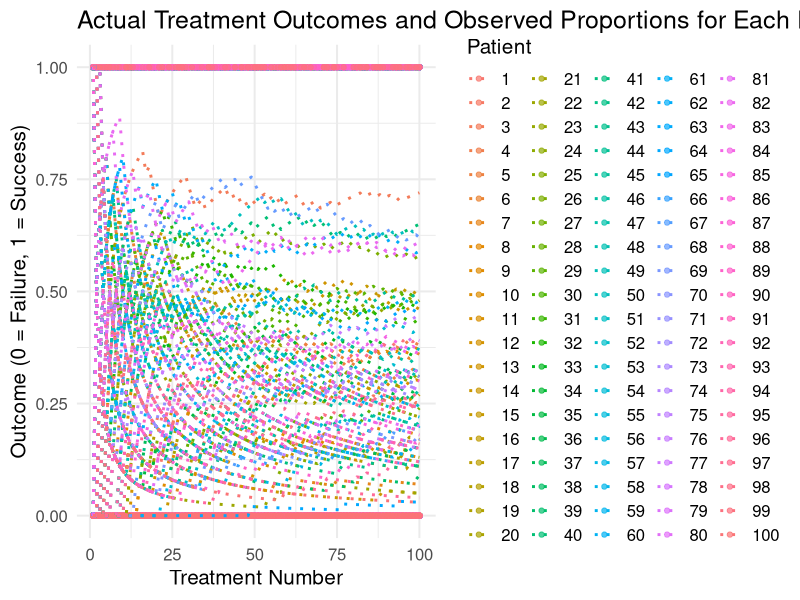
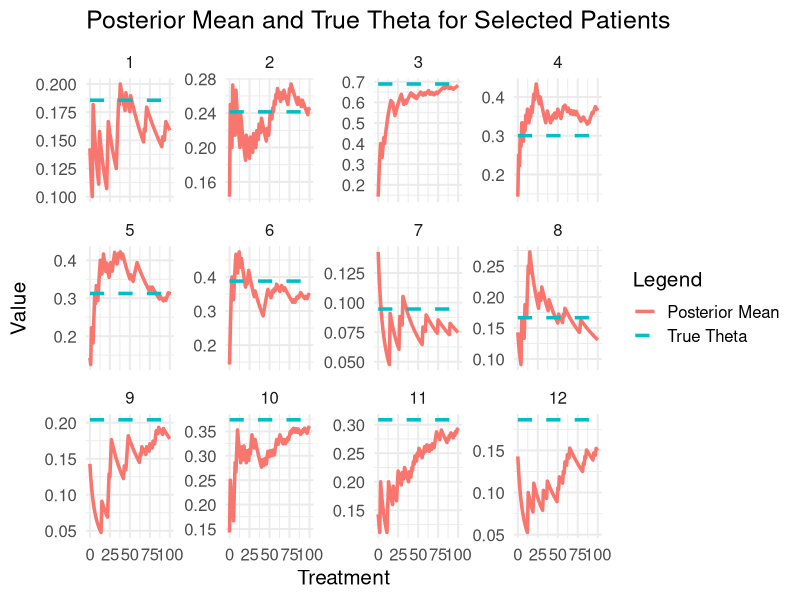
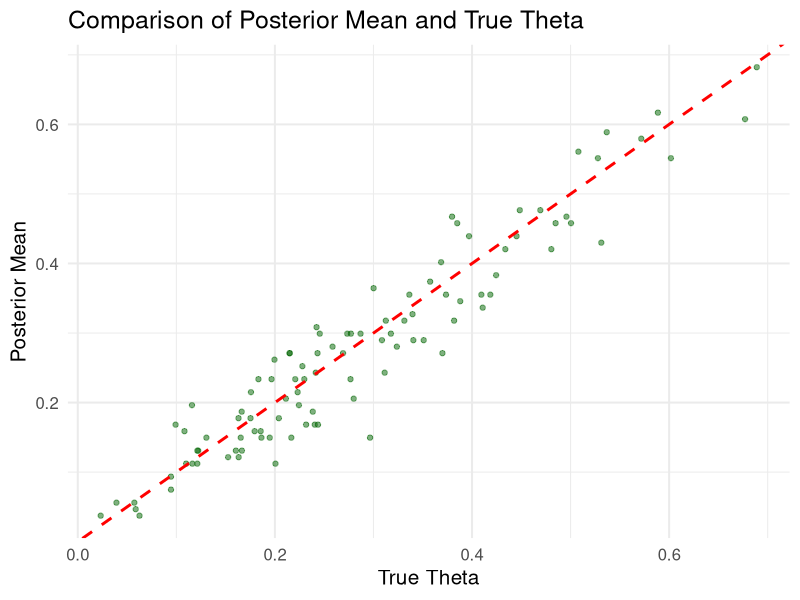
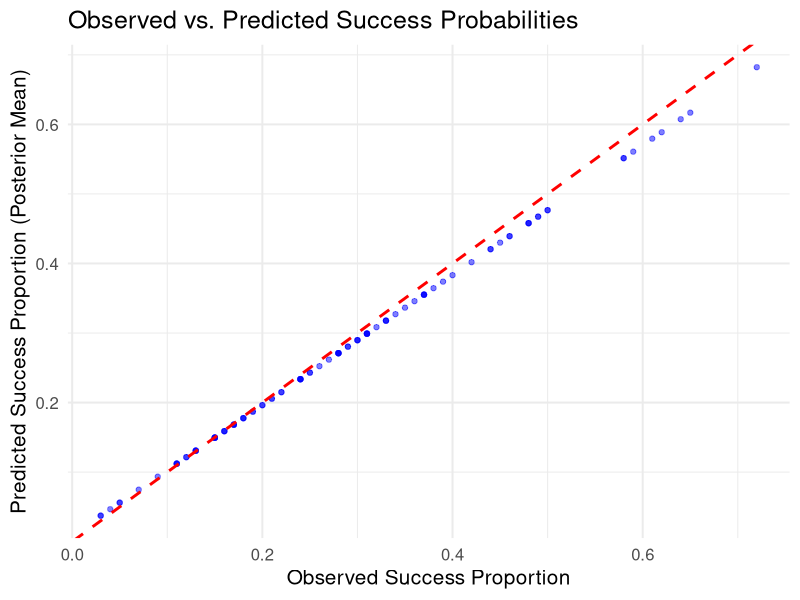
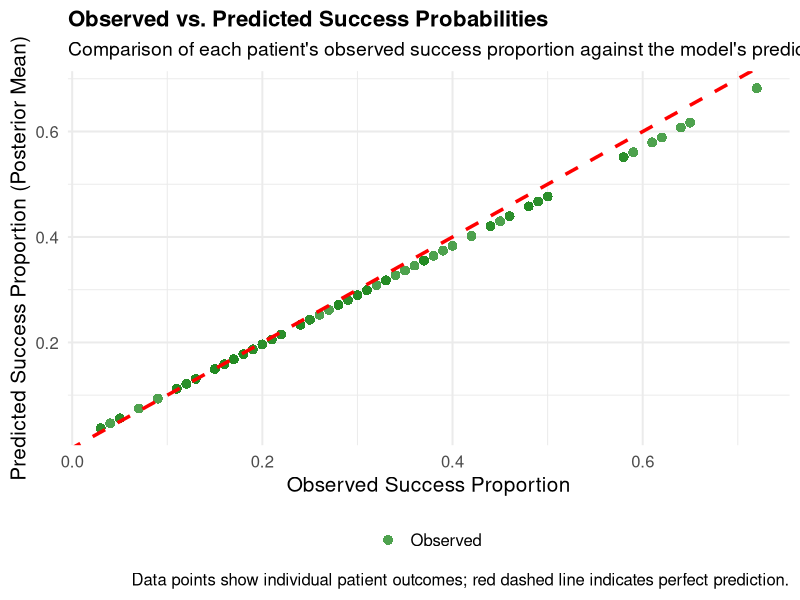

These charts were generated, in order, by the following R code:
# Load necessary libraries
library(MCMCpack)  # For Beta distribution functions
library(ggplot2)   # For plotting
library(dplyr)     # For data manipulation
library(tidyr)     # For data reshaping

# Function to simulate treatment outcomes
simulate_treatment_outcomes <- function(theta, n_treatments) {
  rbinom(n_treatments, 1, theta)
}

# Function to perform Bayesian updating
bayesian_update <- function(prior_alpha, prior_beta, outcome) {
  if (outcome == 1) {
    prior_alpha <- prior_alpha + 1
  } else {
    prior_beta <- prior_beta + 1
  }
  return(c(prior_alpha, prior_beta))
}

# Simulate a dataset
set.seed(123)
n_patients <- 100
n_treatments <- 100  # Increased number of treatments to simulate more pegs
true_theta <- rbeta(n_patients, 2, 5)  # True success probabilities for each patient
treatment_outcomes <- t(sapply(true_theta, simulate_treatment_outcomes, n_treatments = n_treatments))

# Initialize prior parameters for Beta distribution
alpha_0 <- 1
beta_0 <- 6

# Perform Bayesian updating
alpha_post <- matrix(NA, nrow = n_patients, ncol = n_treatments + 1)
beta_post <- matrix(NA, nrow = n_patients, ncol = n_treatments + 1)
alpha_post[, 1] <- alpha_0
beta_post[, 1] <- beta_0

for (i in 1:n_patients) {
  for (t in 1:n_treatments) {
    outcome <- treatment_outcomes[i, t]
    alpha_beta <- bayesian_update(alpha_post[i, t], beta_post[i, t], outcome)
    alpha_post[i, t + 1] <- alpha_beta[1]
    beta_post[i, t + 1] <- alpha_beta[2]
  }
}

posterior_mean <- alpha_post / (alpha_post + beta_post)
results <- list(alpha_post = alpha_post, beta_post = beta_post, posterior_mean = posterior_mean, true_theta = true_theta, treatment_outcomes = treatment_outcomes)

# Create data frame for posterior parameters
df_posterior <- data.frame(
  Patient = rep(1:n_patients, each = n_treatments + 1),
  Treatment = rep(0:n_treatments, times = n_patients),
  Alpha = as.vector(t(results$alpha_post)),
  Beta = as.vector(t(results$beta_post)),
  Posterior_Mean = as.vector(t(results$posterior_mean)),
  True_Theta = rep(results$true_theta, each = n_treatments + 1)
)

# Plot actual dataset outcomes with proportions
df_outcomes <- as.data.frame(results$treatment_outcomes)
df_outcomes <- df_outcomes %>%
  mutate(Patient = row_number()) %>%
  pivot_longer(-Patient, names_to = "Treatment", values_to = "Outcome") %>%
  mutate(Treatment = as.numeric(gsub("V", "", Treatment)))

# Calculate observed proportions
df_outcomes <- df_outcomes %>%
  group_by(Patient) %>%
  mutate(Cumulative_Success = cumsum(Outcome),
         Observed_Proportion = Cumulative_Success / Treatment)

plot_actual_data <- ggplot(df_outcomes, aes(x = Treatment, y = Outcome, group = Patient, color = factor(Patient))) +
 # geom_line(alpha = 0.7) +
  geom_point(alpha = 0.7) +
  geom_line(aes(y = Observed_Proportion), linetype = "dotted", size = 1) +
  labs(title = "Actual Treatment Outcomes and Observed Proportions for Each Patient",
       x = "Treatment Number",
       y = "Outcome (0 = Failure, 1 = Success)",
       color = "Patient") +
  theme_minimal(base_size = 15)
ggsave("actual_data.png", plot = plot_actual_data, width = 10, height = 8)

# Plot posterior mean and true theta for the first few patients
patients_to_plot <- 1:12
df_subset <- df_posterior %>% filter(Patient %in% patients_to_plot)

plot_posterior <- ggplot(df_subset, aes(x = Treatment)) +
  geom_line(aes(y = Posterior_Mean, color = "Posterior Mean"), size = 1.2) +
  geom_line(aes(y = True_Theta, color = "True Theta"), linetype = "dashed", size = 1.2) +
  facet_wrap(~ Patient, scales = "free_y") +
  labs(title = "Posterior Mean and True Theta for Selected Patients",
       y = "Value",
       color = "Legend") +
  theme_minimal(base_size = 15)
ggsave("posterior_mean_true_theta.png", plot = plot_posterior, width = 10, height = 8)

# Plot overall distribution of posterior means vs true theta for the last treatment
df_final <- df_posterior %>% filter(Treatment == n_treatments)

plot_comparison <- ggplot(df_final, aes(x = True_Theta, y = Posterior_Mean)) +
  geom_point(alpha = 0.5, color = "darkgreen") +
  geom_abline(slope = 1, intercept = 0, linetype = "dashed", color = "red", size = 1) +
  labs(title = "Comparison of Posterior Mean and True Theta",
       x = "True Theta",
       y = "Posterior Mean") +
  theme_minimal(base_size = 15)
ggsave("comparison_posterior_true_theta.png", plot = plot_comparison, width = 10, height = 8)

# Create and save summary table for the first few patients
summary_table <- df_posterior %>%
  filter(Patient %in% patients_to_plot, Treatment == n_treatments) %>%
  select(Patient, Alpha, Beta, True_Theta, Posterior_Mean)
write.csv(summary_table, "summary_table.csv", row.names = FALSE)

# Reliability Checking: Calculate mean squared error (MSE) between posterior mean and true theta
mse_results <- data.frame(Dataset = 1, MSE = mean((df_final$Posterior_Mean - df_final$True_Theta)^2))

print(mse_results)
write.csv(mse_results, "mse_results.csv", row.names = FALSE)


##############################

# Accuracy Checking: Plot observed vs. predicted success probabilities

# Calculate observed success proportions
observed_success <- df_outcomes %>%
  group_by(Patient) %>%
  summarize(Observed_Proportion = sum(Outcome) / n_treatments)

# Combine with posterior means for the last treatment
df_accuracy <- df_posterior %>%
  filter(Treatment == n_treatments) %>%
  select(Patient, Posterior_Mean, True_Theta) %>%
  left_join(observed_success, by = "Patient")

# Plot observed vs. predicted success probabilities
plot_accuracy <- ggplot(df_accuracy, aes(x = Observed_Proportion, y = Posterior_Mean)) +
  geom_point(alpha = 0.5, color = "blue") +
  geom_abline(slope = 1, intercept = 0, linetype = "dashed", color = "red", size = 1) +
  labs(title = "Observed vs. Predicted Success Probabilities",
       x = "Observed Success Proportion",
       y = "Predicted Success Proportion (Posterior Mean)") +
  theme_minimal(base_size = 15)
ggsave("accuracy_plot.png", plot = plot_accuracy, width = 10, height = 8)

# Create summary table for model fit
summary_fit <- df_accuracy %>%
  summarize(Mean_Observed_Proportion = mean(Observed_Proportion),
            Mean_Predicted_Proportion = mean(Posterior_Mean),
            Correlation = cor(Observed_Proportion, Posterior_Mean))

write.csv(summary_fit, "summary_fit.csv", row.names = FALSE)

########################

# Load necessary libraries if not already loaded
library(ggplot2)
library(dplyr)
library(tidyr)

# Calculate observed success proportions
observed_success <- df_outcomes %>%
  group_by(Patient) %>%
  summarize(Observed_Proportion = sum(Outcome) / n_treatments, .groups = 'drop')

# Combine with posterior means for the last treatment
df_accuracy <- df_posterior %>%
  filter(Treatment == n_treatments) %>%
  select(Patient, Posterior_Mean, True_Theta) %>%
  left_join(observed_success, by = "Patient")

# Plot observed vs. predicted success probabilities
plot_accuracy <- ggplot(df_accuracy, aes(x = Observed_Proportion, y = Posterior_Mean)) +
  geom_point(alpha = 0.8, color = "forestgreen", size = 3, show.legend = TRUE, aes(shape = "Observed")) + # Increase point size and add shape legend
  geom_abline(slope = 1, intercept = 0, linetype = "dashed", color = "red", size = 1.2, show.legend = TRUE) + # Adjust line width and add to legend
  labs(title = "Observed vs. Predicted Success Probabilities",
       subtitle = "Comparison of each patient's observed success proportion against the model's predictions.",
       x = "Observed Success Proportion",
       y = "Predicted Success Proportion (Posterior Mean)",
       caption = "Data points show individual patient outcomes; red dashed line indicates perfect prediction.") +
  theme_minimal(base_size = 15) +
  theme(legend.title = element_blank(), # Removing the legend title
        legend.position = "bottom", # Move legend to bottom
        plot.title = element_text(size = 16, face = "bold"), # Enhance title
        plot.subtitle = element_text(size = 14), # Enhance subtitle
        plot.caption = element_text(size = 12)) +
  scale_shape_manual(values = 16) # Adjust shape to solid circles

# Save the plot
ggsave("accuracy_plot.png", plot = plot_accuracy, width = 10, height = 8, dpi = 300)
